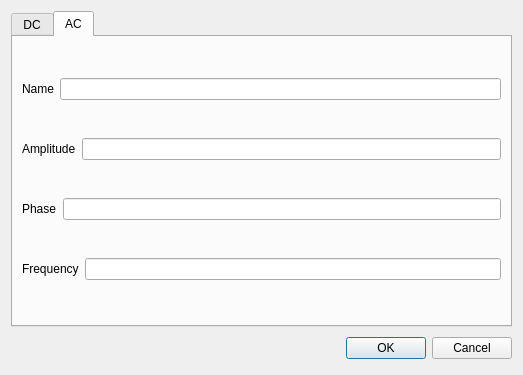
<?xml version="1.0" encoding="UTF-8"?>
<ui version="4.0">
 <class>AVdialog</class>
 <widget class="QDialog" name="AVdialog">
  <property name="geometry">
   <rect>
    <x>0</x>
    <y>0</y>
    <width>523</width>
    <height>375</height>
   </rect>
  </property>
  <property name="windowTitle">
   <string>Dialog</string>
  </property>
  <layout class="QGridLayout" name="gridLayout">
   <item row="1" column="0">
    <layout class="QHBoxLayout">
     <property name="spacing">
      <number>6</number>
     </property>
     <property name="margin" stdset="0">
      <number>0</number>
     </property>
     <item>
      <spacer>
       <property name="orientation">
        <enum>Qt::Orientation::Horizontal</enum>
       </property>
       <property name="sizeHint" stdset="0">
        <size>
         <width>131</width>
         <height>31</height>
        </size>
       </property>
      </spacer>
     </item>
     <item>
      <widget class="QPushButton" name="okButton">
       <property name="text">
        <string>OK</string>
       </property>
      </widget>
     </item>
     <item>
      <widget class="QPushButton" name="cancelButton">
       <property name="text">
        <string>Cancel</string>
       </property>
      </widget>
     </item>
    </layout>
   </item>
   <item row="0" column="0">
    <widget class="QTabWidget" name="tabWidget">
     <property name="currentIndex">
      <number>1</number>
     </property>
     <widget class="QWidget" name="DC">
      <attribute name="title">
       <string>DC</string>
      </attribute>
      <layout class="QGridLayout" name="gridLayout_2">
       <item row="0" column="0">
        <layout class="QHBoxLayout" name="horizontalLayout">
         <item>
          <widget class="QLabel" name="NameLabel">
           <property name="text">
            <string>Name</string>
           </property>
          </widget>
         </item>
         <item>
          <widget class="QLineEdit" name="NameEdit"/>
         </item>
        </layout>
       </item>
       <item row="1" column="0">
        <layout class="QHBoxLayout" name="horizontalLayout_2">
         <item>
          <widget class="QLabel" name="ValueLabel">
           <property name="text">
            <string>Value</string>
           </property>
          </widget>
         </item>
         <item>
          <widget class="QLineEdit" name="ValueEdit"/>
         </item>
        </layout>
       </item>
      </layout>
     </widget>
     <widget class="QWidget" name="AC">
      <attribute name="title">
       <string>AC</string>
      </attribute>
      <layout class="QGridLayout" name="gridLayout_3">
       <item row="0" column="0">
        <layout class="QHBoxLayout" name="horizontalLayout_3">
         <item>
          <widget class="QLabel" name="NameLabel_2">
           <property name="text">
            <string>Name</string>
           </property>
          </widget>
         </item>
         <item>
          <widget class="QLineEdit" name="NameEdit_2"/>
         </item>
        </layout>
       </item>
       <item row="1" column="0">
        <layout class="QHBoxLayout" name="horizontalLayout_4">
         <item>
          <widget class="QLabel" name="AmplitudeLabel_2">
           <property name="text">
            <string>Amplitude</string>
           </property>
          </widget>
         </item>
         <item>
          <widget class="QLineEdit" name="AmplitudeEdit_2"/>
         </item>
        </layout>
       </item>
       <item row="2" column="0">
        <layout class="QHBoxLayout" name="horizontalLayout_5">
         <item>
          <widget class="QLabel" name="PhaseLabel_2">
           <property name="text">
            <string>Phase</string>
           </property>
          </widget>
         </item>
         <item>
          <widget class="QLineEdit" name="PhaseEdit_2"/>
         </item>
        </layout>
       </item>
       <item row="3" column="0">
        <layout class="QHBoxLayout" name="horizontalLayout_6">
         <item>
          <widget class="QLabel" name="FrequencyLabel_2">
           <property name="text">
            <string>Frequency</string>
           </property>
          </widget>
         </item>
         <item>
          <widget class="QLineEdit" name="FrequencyEdit_2"/>
         </item>
        </layout>
       </item>
      </layout>
     </widget>
    </widget>
   </item>
  </layout>
 </widget>
 <resources/>
 <connections>
  <connection>
   <sender>okButton</sender>
   <signal>clicked()</signal>
   <receiver>AVdialog</receiver>
   <slot>accept()</slot>
   <hints>
    <hint type="sourcelabel">
     <x>278</x>
     <y>253</y>
    </hint>
    <hint type="destinationlabel">
     <x>96</x>
     <y>254</y>
    </hint>
   </hints>
  </connection>
  <connection>
   <sender>cancelButton</sender>
   <signal>clicked()</signal>
   <receiver>AVdialog</receiver>
   <slot>reject()</slot>
   <hints>
    <hint type="sourcelabel">
     <x>369</x>
     <y>253</y>
    </hint>
    <hint type="destinationlabel">
     <x>179</x>
     <y>282</y>
    </hint>
   </hints>
  </connection>
 </connections>
</ui>
